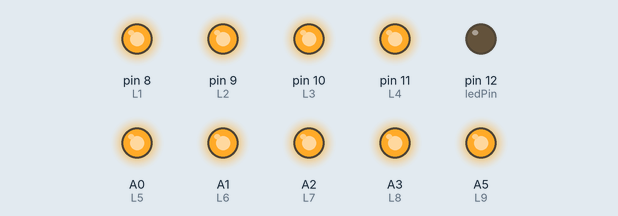
A sketch run on a simulated Arduino Uno, built with avr-gcc and run on an emulated ATmega328P. On the bench: output pins drawn as LEDs (lit = HIGH).

Above: at 0.1 s.
Timing chart, 0 to 1.6 s (numbered marks = the images above):
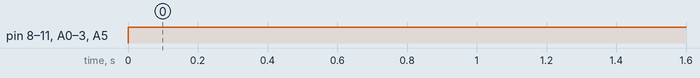

Measured:
- by itself, pin 8 (L1), pin 9 (L2), pin 10 (L3), pin 11 (L4), A0 (L5), A1 (L6), A2 (L7), A3 (L8), A5 (L9): LOW → HIGH at 0.00 s

The sketch:

led-tests.ino
```cpp
const int ledPin = 12;      // Pin where the led is connected
// LED Pattern pins
#define L1 8
#define L2 9
#define L3 10
#define L4 11
#define L5 A0
#define L6 A1
#define L7 A2
#define L8 A3
#define L9 A5


void setup()
{
  Serial.begin(9600);
  pinMode(ledPin, OUTPUT);
    // LEDPins for Pattern
  pinMode(L1, OUTPUT);
  pinMode(L2, OUTPUT);
  pinMode(L3, OUTPUT);
  pinMode(L4, OUTPUT);
  pinMode(L5, OUTPUT);
  pinMode(L6, OUTPUT);
  pinMode(L7, OUTPUT);
  pinMode(L8, OUTPUT);
    pinMode(L9, OUTPUT);


}

void loop()
{

    digitalWrite(L1, HIGH);
    digitalWrite(L2, HIGH);
    digitalWrite(L3, HIGH);
    digitalWrite(L4, HIGH);
    digitalWrite(L5, HIGH);

    digitalWrite(L6, HIGH);
    digitalWrite(L7, HIGH);
    digitalWrite(L8, HIGH);
        digitalWrite(L9, HIGH);


}
```
